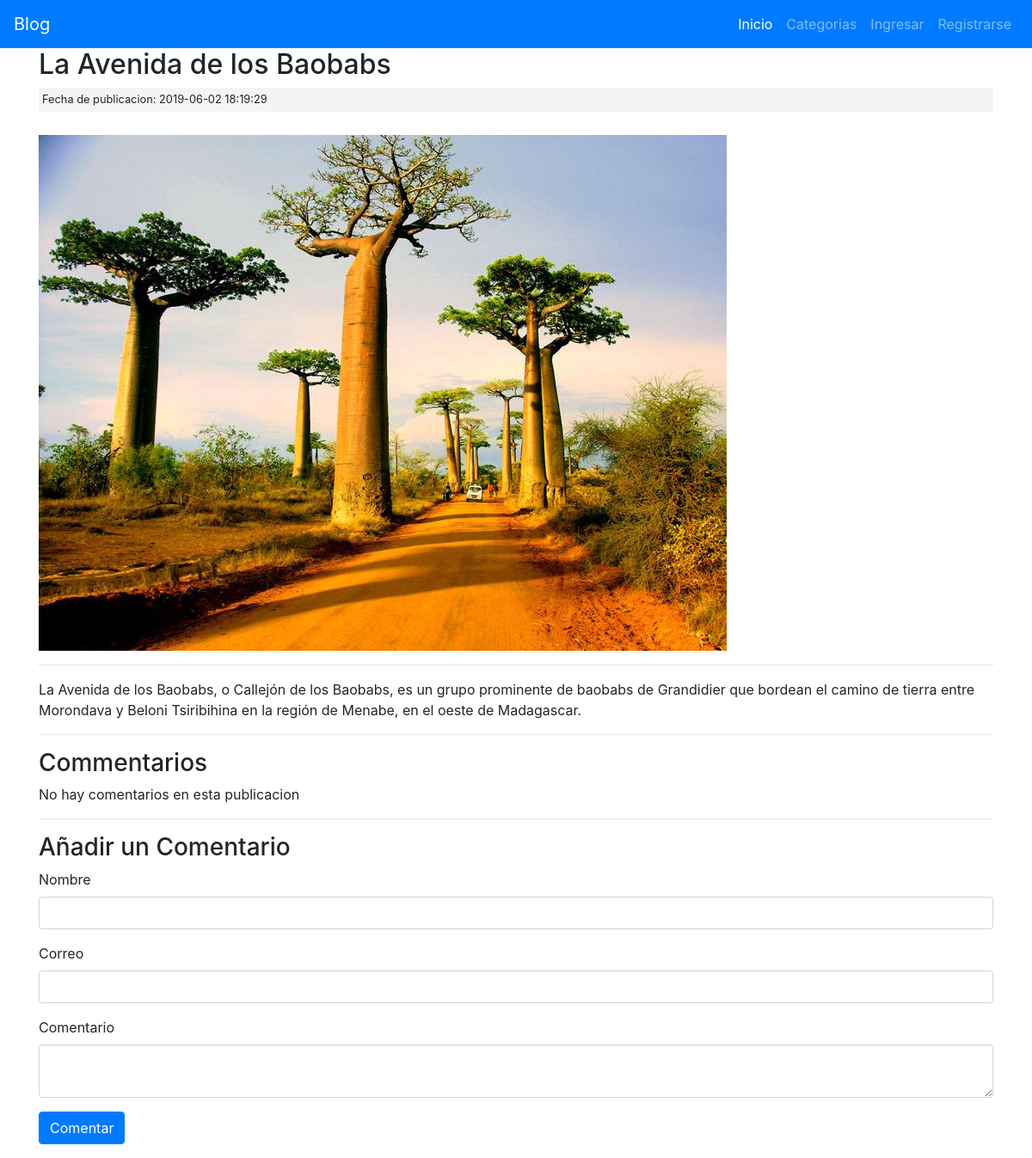
/posts/exotic-place-1, run on the app's committed database.
### tables this page shows
CREATE TABLE `posts` (
  `id` int(11) NOT NULL,
  `category_id` int(11) NOT NULL,
  `user_id` int(11) NOT NULL,
  `title` varchar(255) NOT NULL,
  `slug` varchar(255) NOT NULL,
  `body` text NOT NULL,
  `post_image` varchar(255) NOT NULL,
  `created_at` timestamp NOT NULL DEFAULT '0000-00-00 00:00:00',
  `updated_at` timestamp NOT NULL DEFAULT '0000-00-00 00:00:00' ON UPDATE CURRENT_TIMESTAMP

);

### application/controllers/Posts.php (called while the page is built, shortened)
<?php
class Posts extends CI_Controller
{
	public function view($slug = NULL)
	{
		$data['post'] = $this->post_model->get_posts($slug);
		$post_id = $data['post']['id'];
		$data['comments'] = $this->comment_model->get_comments($post_id);
		$data['title'] = $data['post']['title'];
		$this->load->view('templates/header');
		$this->load->view('posts/view', $data);
		$this->load->view('templates/footer');
	}
}

### index.php (called while the page is built, shortened)
<?php
require_once BASEPATH.'core/CodeIgniter.php';

### application/models/Post_model.php (called while the page is built, shortened)
<?php
class Post_model extends CI_Model
{
	public function get_posts($slug = FALSE, $limit = FALSE, $offset = FALSE)
	{
		$query = $this->db->get_where('posts', array('slug' => $slug));
		return $query->row_array();
	}
}

### application/views/posts/view.php (the view, shortened to what this page needs)
<h2><?php echo $post['title']; ?></h2>
<small class="post-date">Fecha de publicacion: <?php echo $post['created_at']; ?></small><br>
<img src="<?php echo site_url(); ?>assets/images/posts/<?php echo $post['post_image']; ?>">
<br>
<hr>
<div class="post-body">
	<?php echo $post['body']; ?>
</div>
<hr>
<h3>Commentarios</h3>
<?php if ($comments) : ?>
	<?php foreach ($comments as $comment) : ?>
		<div class="well">
			<h5><?php echo $comment['body']; ?> [by <strong><?php echo $comment['name']; ?></strong>]</h5>
		</div>
	<?php endforeach; ?>
<?php else : ?>
	<p>No hay comentarios en esta publicacion</p>
<?php endif; ?>
<hr>
<h3>Añadir un Comentario</h3>
<?php echo form_open('comments/create/' . $post['id']); ?>
<div class="form-group">
	<label>Nombre</label>
	<input type="text" name="name" class="form-control">
</div>
<div class="form-group">
	<label>Correo</label>
	<input type="text" name="email" class="form-control">
</div>
<div class="form-group">
	<label>Comentario</label>
	<textarea name="body" class="form-control"></textarea>
</div>
<button class="btn btn-primary" type="submit">Comentar</button>
</form>

### assets/css/style.css (style rules this page uses)
.post-date { background: #f4f4f4; padding: 4px; margin: 3px 0; display: block; }

### data on the page
posts: title "La Avenida de los Baobabs", created_at "2019-06-02 18:19:29", post_image (picture), body "La Avenida de los Baobabs, o Callejón de los Baobabs, es un grupo prominente de baobabs de Grandidier que bordean el camino de tierra entre Morondava y Beloni Tsiribihina en la región de Menabe, en el oeste de Madagascar."
